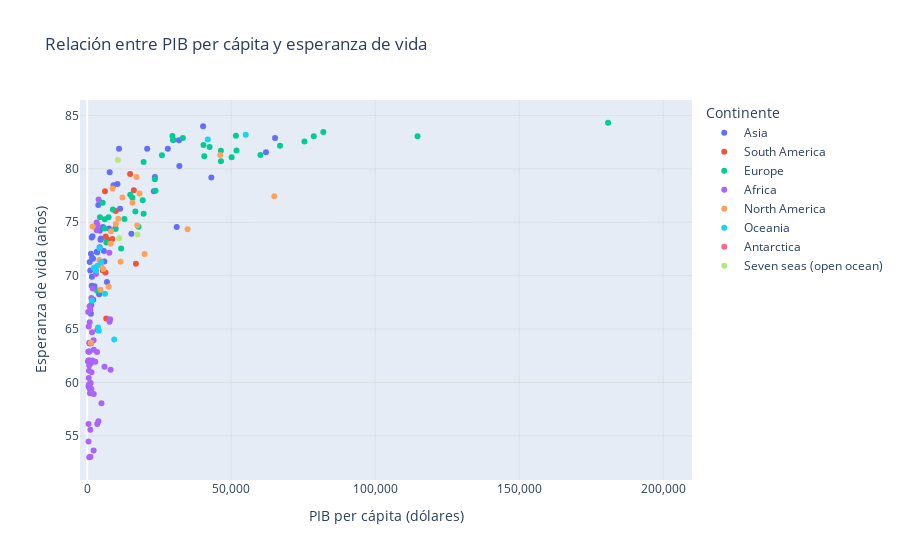

Notebook source saved alongside this figure:
### Markdown cell above
Se genera el gráfico de dispersión.

### Code cell
# Subconjunto de países seleccionados
paises_seleccionados = paises

# Eliminar valores nulos en las columnas 'GDP_MD' y 'POP_EST'
paises = paises.dropna(subset=['GDP_MD', 'POP_EST'])

# Creación del gráfico de dispersión con Plotly Express
fig = px.scatter(
    paises_seleccionados,
    x='GDP_PC',
    y='LIFE_EXPECTANCY',
    color='CONTINENT',    # para colorear los puntos por continente
    title='Relación entre PIB per cápita y esperanza de vida',
    labels={
        'NAME': 'País',
        'GDP_PC': 'PIB per cápita (dólares)',
        'LIFE_EXPECTANCY': 'Esperanza de vida (años)',
        'CONTINENT': 'Continente'
    },
    hover_data={
        'NAME': True,              # para mostrar la columna NAME
        'GDP_PC': ':,.2f',         # formato con dos decimales y separador de miles
        'LIFE_EXPECTANCY': ':.2f', # formato con dos decimales
    }
)

# Personalización del gráfico
fig.update_traces(
    textposition='top center',
    textfont=dict(size=6)
)

# Ajuste del eje x para que comience en 0
x_max = paises_seleccionados['GDP_PC'].max() * 1.05  # Añade un 5% de margen superior
fig.update_xaxes(range=[-2500, x_max])

fig.update_layout(
    xaxis_tickformat=',',
    yaxis_tickformat=',',
    xaxis=dict(showgrid=True, gridwidth=0.5, gridcolor='lightgray'),
    yaxis=dict(showgrid=True, gridwidth=0.5, gridcolor='lightgray')
)

# Despliegue del gráfico
fig.show()

### Figure 1 — Plotly figure (JSON) as saved in the notebook; plotly's stock layout.template omitted (floating-point values rounded to 4 significant figures)
{"data": [{"customdata": [["Indonesia"], ["Malaysia"], ["Cyprus"], ["India"], ["China"], ["Israel"], ["Lebanon"], ["Syria"], ["South Korea"], ["North Korea"], ["Bhutan"], ["Oman"], ["Uzbekistan"], ["Kazakhstan"], ["Tajikistan"], ["Mongolia"], ["Vietnam"], ["Cambodia"], ["United Arab Emirates"], ["Georgia"], ["Azerbaijan"], ["Turkey"], ["Laos"], ["Kyrgyzstan"], ["Armenia"], ["Iraq"], ["Iran"], ["Qatar"], ["Saudi Arabia"], ["Pakistan"], ["Thailand"], ["Kuwait"], ["Timor-Leste"], ["Brunei"], ["Myanmar"], ["Bangladesh"], ["Afghanistan"], ["Turkmenistan"], ["Jordan"], ["Nepal"], ["Yemen"], ["N. Cyprus"], ["Cyprus U.N. Buffer Zone"], ["Philippines"], ["Sri Lanka"], ["Taiwan"], ["Japan"], ["Singapore"], ["Bahrain"]], "hovertemplate": "Continente=Asia<br>PIB per cápita (dólares)=%{x:,.2f}<br>Esperanza de vida (años)=%{y:.2f}<br>País=%{customdata[0]}<extra></extra>", "legendgroup": "Asia", "marker": {"color": "#636efa", "symbol": "circle"}, "mode": "markers", "name": "Asia", "orientation": "v", "showlegend": true, "textfont": {"size": 6}, "textposition": "top center", "type": "scatter", "x": [4136.0, 11410.0, 20810.0, 2100.0, 10500.0, 29910.0, 7584.0, 5790.0, 31850.0, 1558.0, 3315.0, 15340.0, 1725.0, 9812.0, 870.7, 4340.0, 2715.0, 1643.0, 43100.0, 2039.0, 4794.0, 9127.0, 2535.0, 1309.0, 4622.0, 5955.0, 5476.0, 62090.0, 23140.0, 1285.0, 7807.0, 32000.0, 1560.0, 31090.0, 1408.0, 1856.0, 507.1, 6860.0, 4405.0, 1071.0, 774.3, 11040.0, 28000, 3485.0, 3853.0, 47820.0, 40250.0, 65230.0, 23500.0], "xaxis": "x", "y": [68.25, 76.26, 81.89, 67.74, 78.59, 82.7, 74.42, 72.3, 82.68, 73.58, 72.23, 73.94, 71.67, 74.44, 71.29, 72.67, 74.58, 69.9, 79.2, 71.59, 73.49, 78.47, 69.0, 72.05, 73.37, 71.34, 74.56, 81.56, 77.91, 66.43, 79.68, 80.26, 69.06, 74.55, 67.26, 73.7, 62.88, 69.41, 74.22, 70.48, 63.72, 81.89, 81.89, 72.19, 76.61, null, 84.0, 82.9, 79.25], "yaxis": "y"}, {"customdata": [["Chile"], ["Bolivia"], ["Peru"], ["Argentina"], ["Suriname"], ["Guyana"], ["Brazil"], ["Uruguay"], ["Ecuador"], ["Colombia"], ["Paraguay"], ["Venezuela"]], "hovertemplate": "Continente=South America<br>PIB per cápita (dólares)=%{x:,.2f}<br>Esperanza de vida (años)=%{y:.2f}<br>País=%{customdata[0]}<extra></extra>", "legendgroup": "South America", "marker": {"color": "#EF553B", "symbol": "circle"}, "mode": "markers", "name": "South America", "orientation": "v", "showlegend": true, "textfont": {"size": 6}, "textposition": "top center", "type": "scatter", "x": [14900.0, 3552.0, 6978.0, 9912.0, 6359.0, 6609.0, 8717.0, 16190.0, 6184.0, 6429.0, 5415.0, 16920.0], "xaxis": "x", "y": [79.52, 64.93, 73.39, 76.06, 70.29, 65.99, 73.42, 78, 77.89, 73.66, 70.47, 71.11], "yaxis": "y"}, {"customdata": [["United Kingdom"], ["France"], ["Ukraine"], ["Belarus"], ["Netherlands"], ["Lithuania"], ["Russia"], ["Czechia"], ["Germany"], ["Estonia"], ["Latvia"], ["Norway"], ["Sweden"], ["Finland"], ["Luxembourg"], ["Belgium"], ["North Macedonia"], ["Albania"], ["Kosovo"], ["Spain"], ["Denmark"], ["Romania"], ["Hungary"], ["Slovakia"], ["Poland"], ["Ireland"], ["Greece"], ["Austria"], ["Italy"], ["Switzerland"], ["Liechtenstein"], ["Serbia"], ["Croatia"], ["Slovenia"], ["Bulgaria"], ["San Marino"], ["Monaco"], ["Andorra"], ["Montenegro"], ["Bosnia and Herz."], ["Portugal"], ["Moldova"], ["Vatican"], ["Iceland"], ["Malta"]], "hovertemplate": "Continente=Europe<br>PIB per cápita (dólares)=%{x:,.2f}<br>Esperanza de vida (años)=%{y:.2f}<br>País=%{customdata[0]}<extra></extra>", "legendgroup": "Europe", "marker": {"color": "#00cc96", "symbol": "circle"}, "mode": "markers", "name": "Europe", "orientation": "v", "showlegend": true, "textfont": {"size": 6}, "textposition": "top center", "type": "scatter", "x": [42500.0, 40370.0, 3465.0, 6663.0, 51840.0, 19600.0, 11770.0, 23490.0, 46450.0, 23720.0, 17830.0, 75420.0, 51610.0, 40670.0, 114700.0, 46420.0, 6022.0, 5353.0, 4417.0, 29600.0, 60150.0, 12920.0, 16730.0, 19270.0, 15690.0, 78660.0, 19580.0, 50140.0, 33230.0, 81990.0, 180900.0, 7412.0, 14940.0, 25950.0, 9828.0, 48880.0, 184500.0, 40890.0, 8908.0, 6108.0, 23250.0, 4503.0, -120000, 66940.0, 29820.0], "xaxis": "x", "y": [82.06, 82.23, 68.59, 73.11, 81.71, 75.79, 72.55, 79.03, 80.71, 77.94, 74.58, 82.56, 83.11, 81.19, 83.05, 81.7, 74.42, 76.83, 75.48, 83.08, 81.3, 75.3, 76.02, 77.07, 77.3, 83.06, 80.64, 81.09, 82.9, 83.45, 84.32, 75.48, 77.58, 81.28, 74.36, null, null, null, 76.19, 75.29, null, 68.62, null, 82.17, 82.7], "yaxis": "y"}, {"customdata": [["Ethiopia"], ["S. Sudan"], ["Somalia"], ["Kenya"], ["Malawi"], ["Tanzania"], ["Somaliland"], ["Morocco"], ["W. Sahara"], ["Congo"], ["Dem. Rep. Congo"], ["Namibia"], ["South Africa"], ["Libya"], ["Tunisia"], ["Zambia"], ["Sierra Leone"], ["Guinea"], ["Liberia"], ["Central African Rep."], ["Sudan"], ["Djibouti"], ["Eritrea"], ["Côte d'Ivoire"], ["Mali"], ["Senegal"], ["Nigeria"], ["Benin"], ["Angola"], ["Botswana"], ["Zimbabwe"], ["Chad"], ["Algeria"], ["Mozambique"], ["eSwatini"], ["Burundi"], ["Rwanda"], ["Uganda"], ["Lesotho"], ["Cameroon"], ["Gabon"], ["Niger"], ["Burkina Faso"], ["Togo"], ["Ghana"], ["Guinea-Bissau"], ["Egypt"], ["Mauritania"], ["Eq. Guinea"], ["Gambia"], ["Madagascar"], ["Comoros"], ["São Tomé and Principe"], ["Cabo Verde"]], "hovertemplate": "Continente=Africa<br>PIB per cápita (dólares)=%{x:,.2f}<br>Esperanza de vida (años)=%{y:.2f}<br>País=%{customdata[0]}<extra></extra>", "legendgroup": "Africa", "marker": {"color": "#ab63fa", "symbol": "circle"}, "mode": "markers", "name": "Africa", "orientation": "v", "showlegend": true, "textfont": {"size": 6}, "textposition": "top center", "type": "scatter", "x": [855.8, 1085.0, 463.0, 1817.0, 411.5, 1089.0, 3500.0, 3282.0, 1504.0, 2280.0, 580.7, 4957.0, 6001.0, 7686.0, 3317.0, 1305.0, 527.4, 962.8, 621.8, 467.8, 712.7, 3414.0, 339.6, 2276.0, 879.0, 1447.0, 2230.0, 1219.0, 2791.0, 7961.0, 1464.0, 709.5, 3974.0, 503.6, 3894.0, 261.2, 820.0, 794.3, 1118.0, 1507.0, 7767.0, 553.9, 786.9, 679.3, 2202.0, 697.1, 3019.0, 1679.0, 8131.0, 777.8, 523.3, 1369.0, 1944.0, 3602.0], "xaxis": "x", "y": [65.64, 55.57, 56.11, 62.05, 62.9, 66.78, 56.11, 74.97, null, 63.05, 59.74, 58.06, 61.48, 72.15, 74.26, 61.8, 60.41, 58.98, 61.1, 54.48, null, 62.86, 66.6, 58.92, 59.42, 67.91, 53.63, 59.95, 61.93, 65.91, 59.39, 53.0, 77.13, 59.62, 56.36, 61.98, 67.13, 63.64, 53.04, 60.96, 65.69, 62.08, 59.77, 61.59, 63.95, 59.86, 70.16, 64.69, 61.19, 62.91, 65.23, 63.68, 68.79, 74.72], "yaxis": "y"}, {"customdata": [["Costa Rica"], ["Nicaragua"], ["Haiti"], ["Dominican Rep."], ["El Salvador"], ["Guatemala"], ["Cuba"], ["Honduras"], ["United States of America"], ["Canada"], ["Mexico"], ["Belize"], ["Panama"], ["Bahamas"], ["Trinidad and Tobago"], ["Grenada"], ["St. Vin. and Gren."], ["Barbados"], ["Saint Lucia"], ["Dominica"], ["Antigua and Barb."], ["St. Kitts and Nevis"], ["Jamaica"]], "hovertemplate": "Continente=North America<br>PIB per cápita (dólares)=%{x:,.2f}<br>Esperanza de vida (años)=%{y:.2f}<br>País=%{customdata[0]}<extra></extra>", "legendgroup": "North America", "marker": {"color": "#FFA15A", "symbol": "circle"}, "mode": "markers", "name": "North America", "orientation": "v", "showlegend": true, "textfont": {"size": 6}, "textposition": "top center", "type": "scatter", "x": [12240.0, 1913.0, 1272.0, 8282.0, 4187.0, 4620.0, 8825.0, 2575.0, 64970.0, 46190.0, 9946.0, 4814.0, 15730.0, 34860.0, 17400.0, 10800.0, 7451.0, 18150.0, 11610.0, 8105.0, 17100.0, 19930.0, 5582.0], "xaxis": "x", "y": [77.32, 74.61, 63.73, 74.17, 71.47, 68.67, 78.16, 70.73, 77.43, 81.3, 74.83, 70.96, 76.83, 74.36, 74.71, 75.33, 68.97, 77.71, 71.29, 72.98, 79.24, 72.03, 70.63], "yaxis": "y"}, {"customdata": [["Papua New Guinea"], ["Australia"], ["Fiji"], ["New Zealand"], ["Kiribati"], ["Marshall Is."], ["Tonga"], ["Samoa"], ["Solomon Is."], ["Tuvalu"], ["Nauru"], ["Micronesia"], ["Vanuatu"], ["Palau"]], "hovertemplate": "Continente=Oceania<br>PIB per cápita (dólares)=%{x:,.2f}<br>Esperanza de vida (años)=%{y:.2f}<br>País=%{customdata[0]}<extra></extra>", "legendgroup": "Oceania", "marker": {"color": "#19d3f3", "symbol": "circle"}, "mode": "markers", "name": "Oceania", "orientation": "v", "showlegend": true, "textfont": {"size": 6}, "textposition": "top center", "type": "scatter", "x": [2829.0, 55050.0, 6176.0, 41870.0, 1650.0, 3759.0, 4900.0, 4323.0, 2372.0, 4036.0, 9379.0, 3523.0, 3115.0, 14880.0], "xaxis": "x", "y": [null, 83.2, 68.31, 82.76, 67.66, 65.15, 71.27, 72.6, 70.74, 64.85, 64.01, 70.92, 70.49, null], "yaxis": "y"}, {"customdata": [["Antarctica"]], "hovertemplate": "Continente=Antarctica<br>PIB per cápita (dólares)=%{x:,.2f}<br>Esperanza de vida (años)=%{y:.2f}<br>País=%{customdata[0]}<extra></extra>", "legendgroup": "Antarctica", "marker": {"color": "#FF6692", "symbol": "circle"}, "mode": "markers", "name": "Antarctica", "orientation": "v", "showlegend": true, "textfont": {"size": 6}, "textposition": "top center", "type": "scatter", "x": [200000], "xaxis": "x", "y": [null], "yaxis": "y"}, {"customdata": [["Seychelles"], ["Mauritius"], ["Maldives"]], "hovertemplate": "Continente=Seven seas (open ocean)<br>PIB per cápita (dólares)=%{x:,.2f}<br>Esperanza de vida (años)=%{y:.2f}<br>País=%{customdata[0]}<extra></extra>", "legendgroup": "Seven seas (open ocean)", "marker": {"color": "#B6E880", "symbol": "circle"}, "mode": "markers", "name": "Seven seas (open ocean)", "orientation": "v", "showlegend": true, "textfont": {"size": 6}, "textposition": "top center", "type": "scatter", "x": [17440.0, 11100.0, 10630.0], "xaxis": "x", "y": [73.85, 73.51, 80.84], "yaxis": "y"}], "layout": {"legend": {"title": {"text": "Continente"}, "tracegroupgap": 0}, "title": {"text": "Relación entre PIB per cápita y esperanza de vida"}, "xaxis": {"anchor": "y", "domain": [0, 1], "gridcolor": "lightgray", "gridwidth": 0.5, "range": [-2500, 210000], "showgrid": true, "tickformat": ",", "title": {"text": "PIB per cápita (dólares)"}}, "yaxis": {"anchor": "x", "domain": [0, 1], "gridcolor": "lightgray", "gridwidth": 0.5, "showgrid": true, "tickformat": ",", "title": {"text": "Esperanza de vida (años)"}}}}
